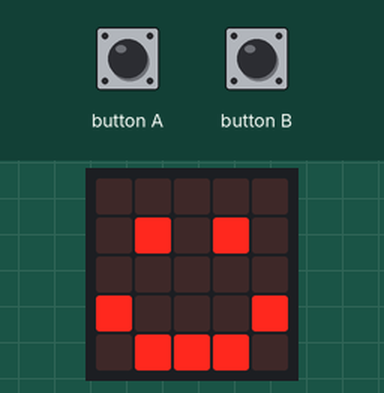
Bench run of a program on a simulated BBC micro:bit (MakeCode). On the bench: the board's 5×5 LED display. Inputs (shaded band) come from the test bench.

Above: at 1.8 s.
1.9 s: button A pressed for 0.15 s
At 3.2 s:
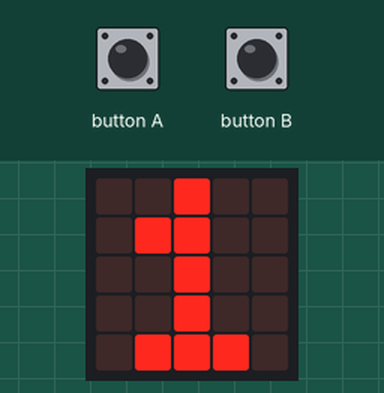
3.5 s: button B pressed for 0.15 s
At 4.7 s:
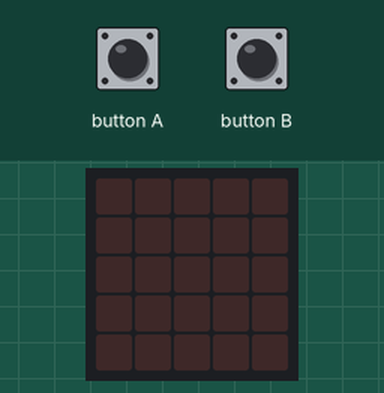
Timing chart, 0 to 6.5 s (numbered marks = the images above; inputs shaded):
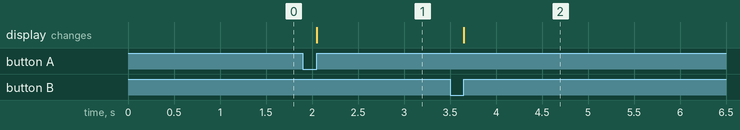

The program:

main.ts
```typescript
// (licence header left out)
// setting up for game
basic.clearScreen()
basic.showIcon(IconNames.Happy)

let cookies = 0

// starting the game
input.onButtonPressed(Button.A, function () {
    cookies += 1
    basic.showNumber(cookies)
})

// resetting game
input.onButtonPressed(Button.B, function () {
    cookies = 0
    basic.clearScreen()
})
```

Measured:
- after the input at 1.9 s, the display: changes after 0.15 s (image 1)
- after the input at 3.5 s, the display: changes after 0.15 s (image 2)
